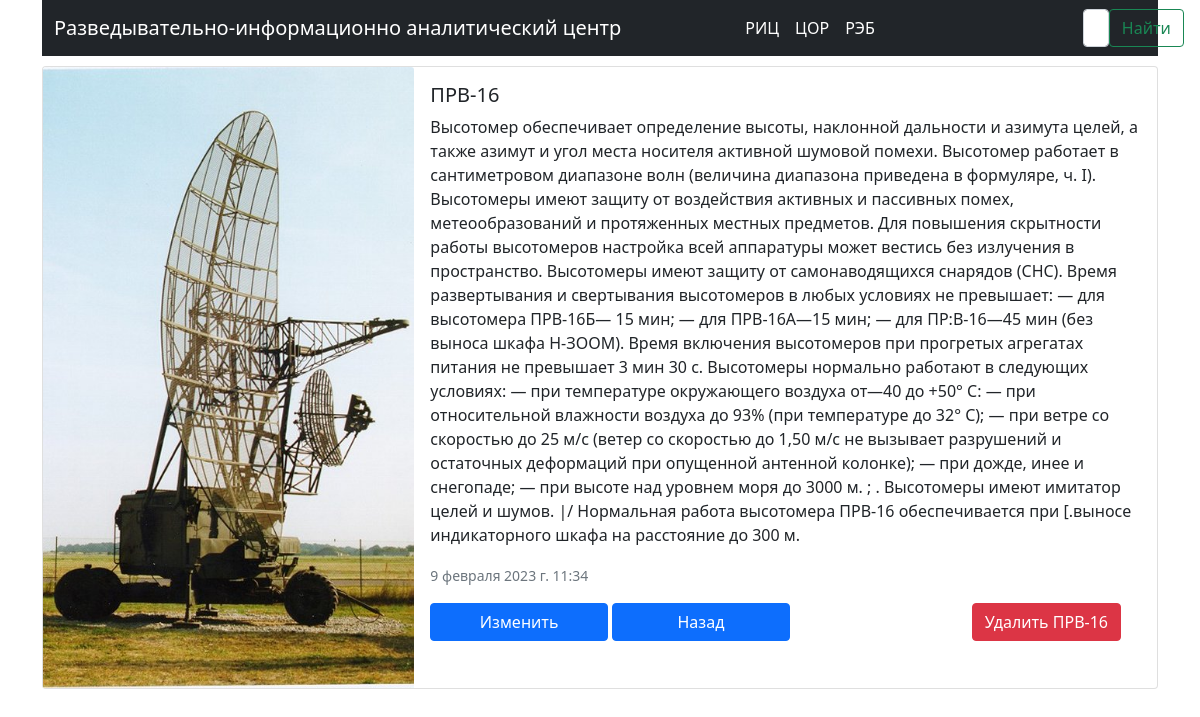
The page /prv-16/ on the database its author committed.
### ric/models.py (models this page shows, shortened)
class Radar(models.Model):
    title = models.CharField('Название РЛС', max_length=250) # Название РЛС
    slug = models.SlugField('URL', null=False, unique=True) #Слаг
    body = models.TextField('Описание РЛС', null=True) # Описание РЛС
    data = models.DateTimeField('Дата', auto_now=True) # Дата создание записи
    image = models.ImageField(upload_to='images/', blank=True)
    class Meta:
        verbose_name = 'РЛС' # Название РЛС ед. число
        verbose_name_plural = 'РЛС' # Название РЛС мн. число

### ric/views.py (the view)
# urls.py: path('<slug:radar>/', views.radar_detail, name='radar_detail'),
def radar_detail(request, radar):
    radar = get_object_or_404(Radar, slug=radar)
    return render(request, 'radar_detail.html', {'rls': radar})

### ric/templates/radar_detail.html (shortened to what this page needs)
{% extends 'index.html' %}
{% block content %}
<div class="card mb-0" style="margin:0 auto;">
  <div class="row g-0">
    <div class="col-md-4">
      <img src="{{ rls.image.url }}" class="card-img-top" alt="{{ rls.title }}" title="{{ rls.title }}">
    </div>
    <div class="col-md-8">
      <div class="card-body">
        <h5 class="card-title">{{ rls.title }}</h5>
        <p class="card-text">{{ rls.body  }}</p>
        <p class="card-text"><small class="text-muted">{{ rls.data  }}</small></p>
          <a href="{%url 'ric:edit_rls' rls.pk %}" class="btn btn-primary" style="width: 25%;">Изменить</a>
          <a href="{%url 'ric:list_radar'%}" class="btn btn-primary" style="width: 25%;">Назад</a>
          <a href="{%url 'ric:del_rls' rls.pk %}" class="btn btn-danger"
             style="margin-left:25%;">Удалить {{ rls.title }}</a>
      </div>
    </div>
  </div>
</div>
{% endblock %}

### rows shown on the page
Radar: image (picture), title "ПРВ-16", body "Высотомер обеспечивает определение высоты, наклонной дальности и азимута целей, а также азимут и угол места носителя активной шумовой помехи. Высотомер работает в сантиметровом диапазоне волн (величина диапазона приведена в формуляре, ч. I). Высотомеры имеют защиту от воздействия активных и пассивных помех, метеообразований и протяженных местных предметов. Для повышения скрытности работы высотомеров настройка всей аппаратуры может вестись без излучения в пространство. Высотомеры имеют защиту от самонаводящихся снарядов (СНС). Время развертывания и свертывания высотомеров в любых условиях не превышает: — для высотомера ПРВ-16Б— 15 мин; — для ПРВ-16А—15 мин; — для ПР:В-16—45 мин (без выноса…", data "9 февраля 2023 г. 11:34"
